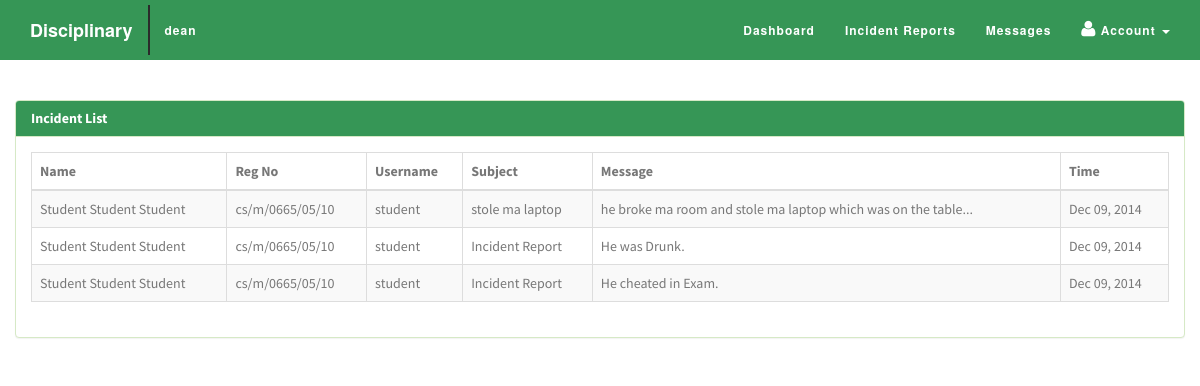
Screenshot of /dean/incidentlist.php (signed in) with the database file from the repository.
### tables this page shows
CREATE TABLE IF NOT EXISTS `dean` (
  `id` int(255) NOT NULL AUTO_INCREMENT,
  `username` varchar(150) NOT NULL,
  `password` varchar(150) NOT NULL,
  `fname` varchar(150) NOT NULL,
  `mname` varchar(150) NOT NULL,
  `lname` varchar(150) NOT NULL,
  `occupation` varchar(150) NOT NULL,
  `birth` varchar(150) NOT NULL,
  `gender` varchar(150) NOT NULL,
  `status` varchar(150) NOT NULL,
  `usertype` varchar(150) NOT NULL,
  PRIMARY KEY (`id`)
);

CREATE TABLE IF NOT EXISTS `incident` (
  `id` int(255) NOT NULL AUTO_INCREMENT,
  `regno` varchar(150) NOT NULL,
  `username` varchar(150) NOT NULL,
  `fname` varchar(150) NOT NULL,
  `mname` varchar(150) NOT NULL,
  `lname` varchar(150) NOT NULL,
  `subject` varchar(150) NOT NULL,
  `offender` varchar(150) NOT NULL,
  `incidentcategory` varchar(150) NOT NULL,
  `context` varchar(150) NOT NULL,
  `campuslocation` varchar(150) NOT NULL,
  `outsidelocation` varchar(150) NOT NULL,
  `incidenttime` varchar(150) NOT NULL,
  `date` varchar(150) NOT NULL,
  `month` varchar(150) NOT NULL,
  `year` varchar(150) NOT NULL,
  `reportedby` varchar(150) NOT NULL,
  `message` text NOT NULL,
  `date_added` varchar(150) NOT NULL,
  PRIMARY KEY (`id`)
);

### dean/incidentlist.php (the view, shortened to what this page needs)
<!DOCTYPE html>
<html lang="en-US" class="no-js">
	<head>
		<link rel="stylesheet" href="../css/bootstrap.css">
		<link rel="stylesheet" href="../css/bootstrap.min.css">
		<link rel="stylesheet" href="../css/font-awesome.css">
		<link rel="stylesheet" href="../css/font-awesome.min.css">
		<link rel="stylesheet" href="../css/animate.min.css">
		<link rel="stylesheet" href="../css/bootstrapValidator.min.css">
		<link rel="stylesheet" href="../css/dean.css">
     </head>
<body>
     <div class="navbar navbar-default navbar-fixed-top">
        <div class="container">
            <div class="navbar-header">
                <a class="navbar-brand"> Disciplinary</a>
            </div>
            <div class="collapse navbar-collapse novelist-nav">
			   <ul class="nav navbar-nav navbar-left">
                    <li>
                        <a class="user"><?php
			   $username =$_SESSION['username'];
			   $result = mysql_query("SELECT * FROM dean WHERE username='$username'");
			   while($row = mysql_fetch_array($result))
						{
						echo $row['username'];
						} ?></a>
                    </li>
				</ul>
                <ul class="nav navbar-nav navbar-right">
                    <li>
                        <a href="../dean/">Dashboard</a>
                    </li>
                    <li>
                        <a href="incidentlist.php">Incident Reports</a>
                    </li>
                    <li>
                        <a href="message.php">Messages</a>
                    </li>
					<li class="dropdown user-dropdown">
              <a href="#" class="dropdown-toggle" data-toggle="dropdown"><i class="fa fa-user"></i>&nbsp;Account<b>
			  </b> <b class="caret"></b></a>
            </li>
                </ul>
            </div>
        </div>
    </div>
	 <section class="dean" id="dean">
     <div class="container">
		  <div class="row">
			<div id="welcome" class="panel panel-success">
			   <div class="panel-heading">
				  <h3 class="panel-title">Incident List</h3>
			   </div>
			   <div class="panel-body">
			     <div class="table-responsive">
			     <table class="table table-bordered table-hover table-striped tablesorter">
								  <thead>
									<tr>
									  <th>Name</th>
									  <th>Reg No</th>
									  <th>Username</th>
									  <th>Subject</th>
									  <th>Message</th>
									  <th>Time</th>
									</tr>
								  </thead>
								  <tbody>
									<?php
			$result = mysql_query("SELECT * FROM incident ORDER BY date_added
DESC");
					while($row = mysql_fetch_array($result))
						{
							echo '<tr>';
							echo '<td>'.$row['fname'].'&nbsp;'.$row['mname'].'&nbsp;'.$row['lname'].'</td>';
							echo '<td>'.$row['regno'].'</td>';
							echo '<td>'.$row['username'].'</td>';
							echo '<td>'.$row['subject'].'</td>';
							echo '<td>'.$row['message'].'</td>';
							echo '<td>'.strftime("%b %d, %Y", strtotime($row["date_added"])).'</td>';
							echo '</tr>';
						}
			?>
								  </tbody>
								</table>
				 </div>
			   </div>
			   </div>
			 </div>
			</div>
		  	</section>
</body>
</html>

### css/dean.css (style rules this page uses)
html, body { height: 100%; width: 100%; font-family: 'Source Sans Pro', Helvetica, Arial, sans-serif; color: #FFFFFF; }
a:link,a:visited { outline: 0; }
h1, h2, h3, h4, h5, h6 { color: #777; font-weight: 300; }
.navbar { font-family: Montserrat,"Helvetica Neue",Helvetica,Arial,sans-serif; font-weight: 700; background: #369656; padding: 5px 0; float:none; text-align: center; vertical-align: middle; -webkit-transition: padding .3s; -moz-transition: padding .3s; transition: padding .3s; }
.navbar .nav li a { color: #FFFFFF; font-size: 12px; }
.navbar .nav li a i { color: #FFFFFF; font-size: 18px; }
.navbar .nav li .user { color: #FFFFFF; font-size: 12px; border-left: 2px solid #2b2b2b; }
.navbar .navbar-nav { letter-spacing: 1px; }
.navbar-default, .navbar-inverse { border: 0; }
.navbar-fixed-top .navbar-brand { font-weight: 700; color: #fff; -webkit-transition: all .3s; -moz-transition: all .3s; transition: all .3s; }
.dean { background: #fff; padding-top: 100px; overflow:hidden; color: #777; }
.dean .panel .panel-heading { background: #369656; color: #fff; }
.dean .panel .panel-heading .panel-title { font-size: 14px; font-weight: 700; }
.dean .panel .panel-body { color: #777; font-weight: 400; }
.dean .table-responsive { color: #777; }

### rows the page displays
dean: username "dean"
incident: fname "Student", mname "Student", lname "Student", regno "cs/m/0665/05/10", username "student", subject "stole ma laptop", message "he broke ma room and stole ma laptop which was on the table...", date_added "Dec 09, 2014"
incident: fname "Student", mname "Student", lname "Student", regno "cs/m/0665/05/10", username "student", subject "Incident Report", message "He was Drunk.", date_added "Dec 09, 2014"
incident: fname "Student", mname "Student", lname "Student", regno "cs/m/0665/05/10", username "student", subject "Incident Report", message "He cheated in Exam.", date_added "Dec 09, 2014"
